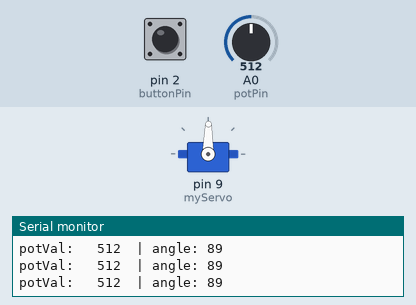
The sketch below on a simulated Arduino Uno, built with avr-gcc and run on an emulated ATmega328P. Parts: servo, the last lines printed to the serial monitor. The test bench sets the inputs (shaded band); at power-on: pin 2 (buttonPin) LOW, A0 (potPin) = 512.

Above: at 1.2 s.
1.3 s: pin 2 (buttonPin) pulled HIGH for 0.15 s
At 1.79 s:
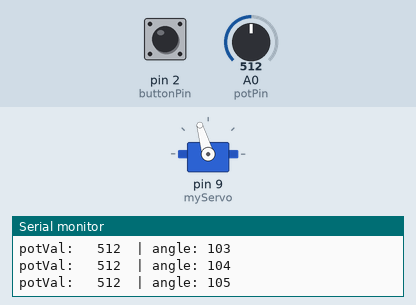
At 2.41 s:
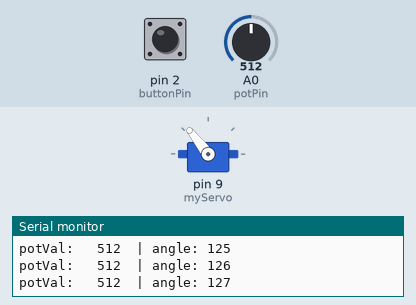
4.3 s: pin 2 (buttonPin) pulled HIGH for 1 s
8.3 s: A0 (potPin) set to 105
At 8.6 s:
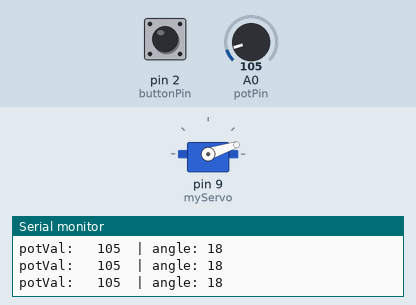
9.8 s: A0 (potPin) set to 93
At 10.5 s:
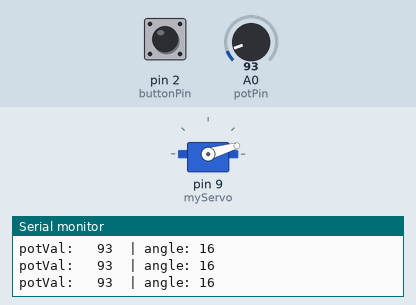
11.3 s: pin 2 (buttonPin) pulled HIGH for 0.15 s
14.4 s: pin 2 (buttonPin) pulsed HIGH 2 times (0.12 s each, 0.3 s apart)
Timing chart, 0 to 19.0 s (numbered marks = the images above; inputs shaded):
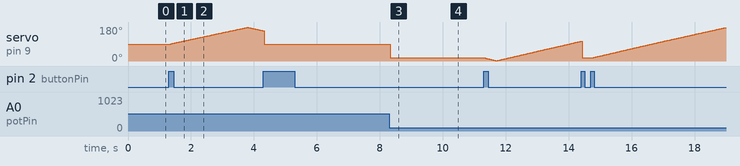

Measured:
- after the input at 1.3 s, servo on pin 9 (myServo): rises from 89° to 178° in 2.5 s, then falls to 160° in 0.51 s
- after the input at 8.3 s, servo on pin 9 (myServo): 89° → 18° at once
- after the input at 9.8 s, servo on pin 9 (myServo): 18° → 16° at once

The sketch:

project5_Servo.ino
```cpp
#include <Servo.h>

Servo myServo;

int const potPin = A0;
const int buttonPin = 2;
int potVal;
int angle;
int dirr = 0; // 0 = right, 1 = left

int state = 0; // 0 = manual, 1 = auto

int curr_button = 0;
int prev_button = 0;

void setup() {
  myServo.attach(9);

  pinMode(2, INPUT);

  Serial.begin(9600);
}

void loop() {

  curr_button = digitalRead(buttonPin);
  if(curr_button == 1 && prev_button == 0){
    state = !state;
    Serial.print("In state: ");
    Serial.println(state);
  }
  prev_button = curr_button;


  switch(state){
    case 0:
    potVal = analogRead(potPin);

    angle = map(potVal, 0, 1023, 0, 179);
    break;
    case 1:
      if(dirr == 0){
        angle++;
        if(angle >= 178){
          dirr = 1;
        }
      }else if(dirr == 1){
        angle--;
        if(angle <= 1){
          dirr = 0;
        }
      }else{
        Serial.print("Error: angle is out of bounds, curr angle: ");
        Serial.println(angle);
      }
    break;
  }
  Serial.print("potVal: \t");
  Serial.print(potVal);
  Serial.print("\t| angle: ");
  Serial.println(angle);

  myServo.write(angle);
  delay(15);
}
```
